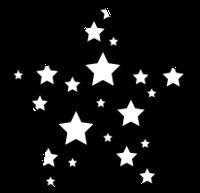
#> input picture OpenCV-Python-Tutorial/data/star.png, 200 x 193 px
$ python 21-moments.py   (older library calls are emulated)
#> lines starting #> are read from the running program, lines starting #| are printed output that depends on the picture; after the words box and inside, x2 and y2 are one past the last pixel; in counts of white or black regions, pixels touching at a corner belong together; long printed decimals are rounded
# -*-coding:utf8-*-#
__author__ = 'play4fun'
"""
create time:15-10-23 下午12:56
图像的矩可以帮助我们计算图像的质心， 面积等。
"""

import cv2
import numpy as np

from pprint import pprint

img = cv2.imread('../data/star.png', 0)
#> img is the input picture: shape (193, 200); min 0, max 255, mean 19.5
# img = cv2.imread('../data/box.png', 0)

ret, thresh = cv2.threshold(img, 127, 255, 0)
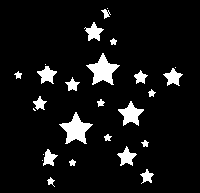
#> thresh: shape (193, 200); 7.6% white; 27 white regions (6 under 20 px)
# ret, binary = cv2.threshold(gray,127,255,cv2.THRESH_BINARY)
# contours,hierarchy = cv2.findContours(thresh, 1, 2)
image, contours, hierarchy = cv2.findContours(thresh, cv2.RETR_TREE, cv2.CHAIN_APPROX_SIMPLE)
#> contours = 28 contours, 7 with area under 20; largest, box (x1, y1, x2, y2) and area: (86, 53, 120, 85) 451, (59, 112, 93, 144) 447, (118, 101, 144, 126) 272, (37, 66, 57, 84) 162, (117, 146, 137, 166) 158
# contours, hierarchy = cv2.findContours(thresh,cv2.RETR_TREE,cv2.CHAIN_APPROX_SIMPLE)

print('contours len:', len(contours))
#| contours len: 28

cnt = contours[0]  # 第一个
#> cnt = contour of 15 points, box (x1, y1, x2, y2) (47, 177, 55, 187), area 24
M = cv2.moments(cnt)
#> M = moments, m00 24, centre m10/m00, m01/m00 = (50.18, 180.8)

# print(M)
pprint(M)  # 好看一点
#> (printed output is left out)

# 根据 这些矩的值 我们可以 计算出对象的重心
cx = int(M['m10'] / M['m00'])
#> cx = 50
cy = int(M['m01'] / M['m00'])
#> cy = 180
print('重心:', cx, cy)
#| 重心: 50 180

#
area = cv2.contourArea(cnt)
#> area = 24
print('面积:', area)
#| 面积: 24.0

# 第二参数可以用来指定对象的形状是闭合的 True   是打开的FALSE 一条曲线 。
perimeter = cv2.arcLength(cnt, True)
#> perimeter = 29.8
print('周长:', perimeter)
#| 周长: 29.799

'''
将轮廓形状近似到另外一种由更少点组成的 廓形状 新 廓的点的数目 由我们 定的准确度来决定。
使用的Douglas-Peucker算法
为了帮助理解，假设我们 在一幅图像中查找一个矩形
但是由于图像的 种种原因，我们不能得到一个完美的矩形 而是一个 坏形状 如下图所示 。

现在你就可以使用这个函数来近似 个形状  了。
 这个函数的第二个参数叫 epsilon 它是从原始 廓到近似轮廓的最大距离。它是一个准确度参数。
 选择一个好的 epsilon 对于得到满意结果非常重要
'''
epsilon = 0.1*cv2.arcLength(cnt,True)
#> epsilon = 2.98
print('epsilon:',epsilon)
#| epsilon: 2.980

approx = cv2.approxPolyDP(cnt,epsilon,True)
#> approx = [[50, 177], [48, 184], [54, 186]]
cv2.drawContours(image,[approx],0,(255,0,0),3)
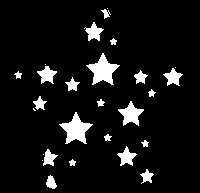
#> image: shape (193, 200); 7.8% white; 27 white regions (6 under 20 px), largest, box (x1, y1, x2, y2) and area: (86, 53, 120, 85) 503, (59, 112, 93, 144) 499, (118, 101, 144, 126) 312
cv2.imshow('approxPolyDP',image)

cv2.waitKey(0)
cv2.destroyAllWindows()
